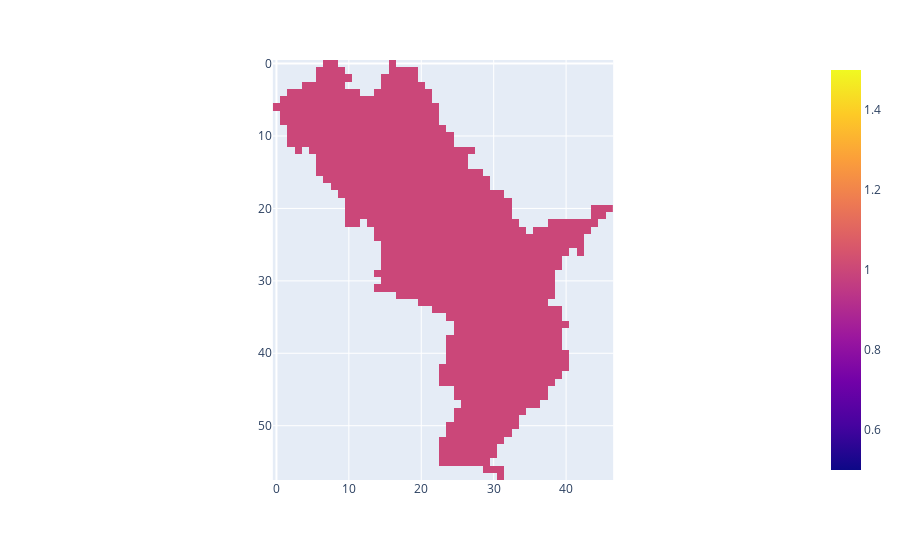

The notebook cell this image was saved under:
### Code cell
px.imshow(run_def["mask"][0])

### Figure 1 — Plotly figure (JSON) as saved in the notebook; plotly's stock layout.template omitted (floating-point values rounded to 4 significant figures; data arrays with more than 128 entries replaced by an {"elided": "..."} marker saying what was removed)
{"data": [{"coloraxis": "coloraxis", "hovertemplate": "x: %{x}<br>y: %{y}<br>color: %{z}<extra></extra>", "name": "0", "type": "heatmap", "xaxis": "x", "yaxis": "y", "z": {"elided": "58x47 int values"}}], "layout": {"coloraxis": {"colorscale": [[0, "#0d0887"], [0.1111, "#46039f"], [0.2222, "#7201a8"], [0.3333, "#9c179e"], [0.4444, "#bd3786"], [0.5556, "#d8576b"], [0.6667, "#ed7953"], [0.7778, "#fb9f3a"], [0.8889, "#fdca26"], [1, "#f0f921"]]}, "margin": {"t": 60}, "xaxis": {"anchor": "y", "constrain": "domain", "domain": [0, 1], "scaleanchor": "y"}, "yaxis": {"anchor": "x", "autorange": "reversed", "constrain": "domain", "domain": [0, 1]}}}
